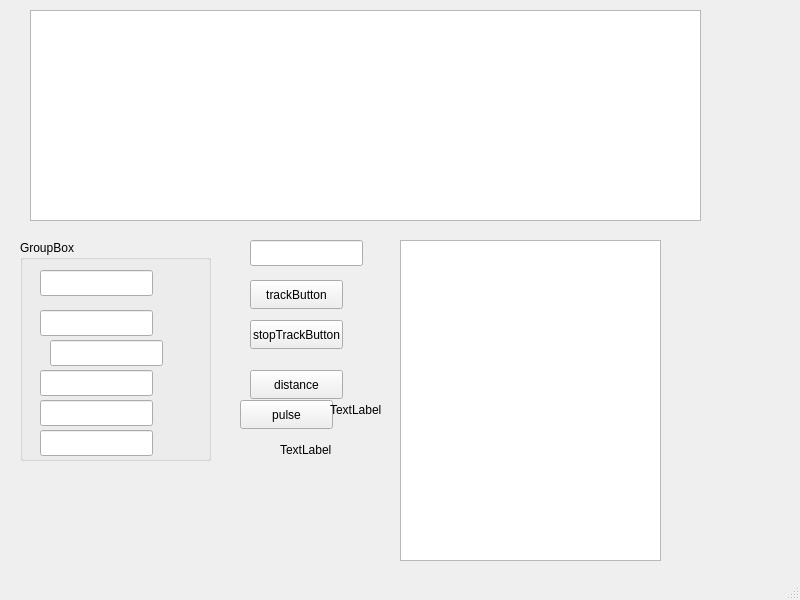
<?xml version="1.0" encoding="UTF-8"?>
<ui version="4.0">
 <class>MainWindow</class>
 <widget class="QMainWindow" name="MainWindow">
  <property name="geometry">
   <rect>
    <x>0</x>
    <y>0</y>
    <width>800</width>
    <height>600</height>
   </rect>
  </property>
  <property name="windowTitle">
   <string>MainWindow</string>
  </property>
  <widget class="QWidget" name="centralwidget">
   <widget class="QTableWidget" name="targetsTableWidget">
    <property name="geometry">
     <rect>
      <x>30</x>
      <y>10</y>
      <width>671</width>
      <height>211</height>
     </rect>
    </property>
   </widget>
   <widget class="QGroupBox" name="groupBox">
    <property name="geometry">
     <rect>
      <x>20</x>
      <y>240</y>
      <width>191</width>
      <height>221</height>
     </rect>
    </property>
    <property name="title">
     <string>GroupBox</string>
    </property>
    <widget class="QLineEdit" name="azimuthLineEdit">
     <property name="geometry">
      <rect>
       <x>20</x>
       <y>30</y>
       <width>113</width>
       <height>26</height>
      </rect>
     </property>
    </widget>
    <widget class="QLineEdit" name="elevationLineEdit">
     <property name="geometry">
      <rect>
       <x>20</x>
       <y>70</y>
       <width>113</width>
       <height>26</height>
      </rect>
     </property>
    </widget>
    <widget class="QLineEdit" name="distanceLineEdit">
     <property name="geometry">
      <rect>
       <x>30</x>
       <y>100</y>
       <width>113</width>
       <height>26</height>
      </rect>
     </property>
    </widget>
    <widget class="QLineEdit" name="pulseCountLineEdit">
     <property name="geometry">
      <rect>
       <x>20</x>
       <y>130</y>
       <width>113</width>
       <height>26</height>
      </rect>
     </property>
    </widget>
    <widget class="QLineEdit" name="lrfStatusLineEdit">
     <property name="geometry">
      <rect>
       <x>20</x>
       <y>160</y>
       <width>113</width>
       <height>26</height>
      </rect>
     </property>
    </widget>
    <widget class="QLineEdit" name="temperatureLineEdit">
     <property name="geometry">
      <rect>
       <x>20</x>
       <y>190</y>
       <width>113</width>
       <height>26</height>
      </rect>
     </property>
    </widget>
   </widget>
   <widget class="QLineEdit" name="targetIdLineEdit">
    <property name="geometry">
     <rect>
      <x>250</x>
      <y>240</y>
      <width>113</width>
      <height>26</height>
     </rect>
    </property>
   </widget>
   <widget class="QPushButton" name="trackButton">
    <property name="geometry">
     <rect>
      <x>250</x>
      <y>280</y>
      <width>93</width>
      <height>29</height>
     </rect>
    </property>
    <property name="text">
     <string>trackButton</string>
    </property>
   </widget>
   <widget class="QPushButton" name="stopTrackButton">
    <property name="geometry">
     <rect>
      <x>250</x>
      <y>320</y>
      <width>93</width>
      <height>29</height>
     </rect>
    </property>
    <property name="text">
     <string>stopTrackButton</string>
    </property>
   </widget>
   <widget class="QTextEdit" name="logTextEdit">
    <property name="geometry">
     <rect>
      <x>400</x>
      <y>240</y>
      <width>261</width>
      <height>321</height>
     </rect>
    </property>
   </widget>
   <widget class="QPushButton" name="getDistanceButton">
    <property name="geometry">
     <rect>
      <x>250</x>
      <y>370</y>
      <width>93</width>
      <height>29</height>
     </rect>
    </property>
    <property name="text">
     <string>distance</string>
    </property>
   </widget>
   <widget class="QPushButton" name="getPulseCountButton">
    <property name="geometry">
     <rect>
      <x>240</x>
      <y>400</y>
      <width>93</width>
      <height>29</height>
     </rect>
    </property>
    <property name="text">
     <string>pulse</string>
    </property>
   </widget>
   <widget class="QLabel" name="lrfDistance">
    <property name="geometry">
     <rect>
      <x>280</x>
      <y>440</y>
      <width>63</width>
      <height>20</height>
     </rect>
    </property>
    <property name="text">
     <string>TextLabel</string>
    </property>
   </widget>
   <widget class="QLabel" name="pulseCount">
    <property name="geometry">
     <rect>
      <x>330</x>
      <y>400</y>
      <width>63</width>
      <height>20</height>
     </rect>
    </property>
    <property name="text">
     <string>TextLabel</string>
    </property>
   </widget>
  </widget>
  <widget class="QMenuBar" name="menubar">
   <property name="geometry">
    <rect>
     <x>0</x>
     <y>0</y>
     <width>800</width>
     <height>26</height>
    </rect>
   </property>
  </widget>
  <widget class="QStatusBar" name="statusbar"/>
 </widget>
 <resources/>
 <connections/>
</ui>
